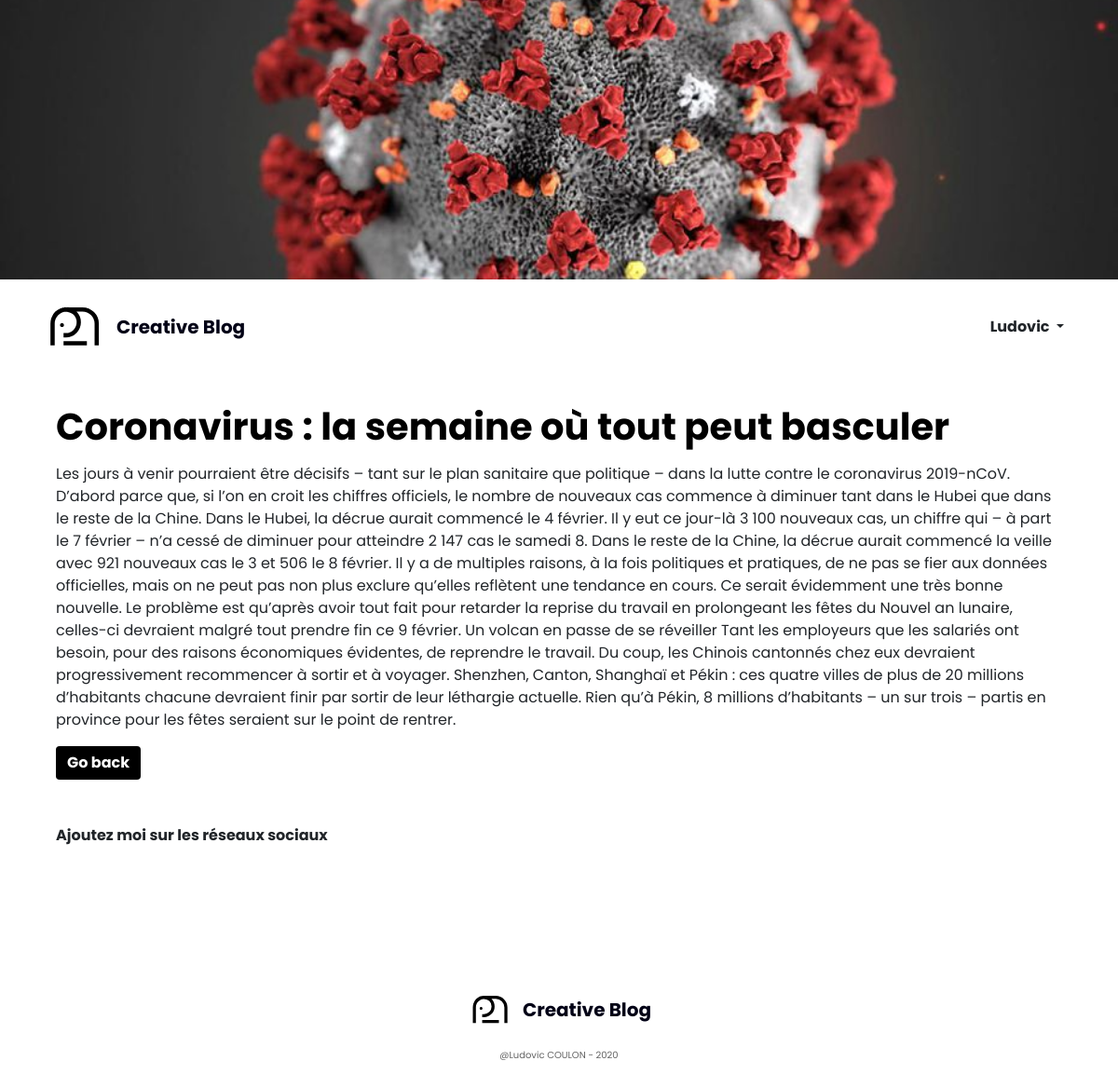
Page /article.php?id=14 (signed in) on the committed database.
### tables this page shows
CREATE TABLE `posts` (
  `id` int(11) NOT NULL,
  `user_id` int(11) NOT NULL,
  `categorie_id` int(11) DEFAULT NULL,
  `body` text NOT NULL,
  `image` varchar(255) NOT NULL,
  `title` varchar(255) NOT NULL,
  `published` tinyint(4) NOT NULL,
  `created_at` timestamp NOT NULL DEFAULT current_timestamp()
);

### app/db/database.php (called while the page is built, shortened)
<?php
require("connect.php");
function execQuery($sql, $data)
{
    global $conn;
    $fetcher = $conn->prepare($sql);
    $values  = array_values($data);
    $types   = str_repeat("s", count($values));
    $fetcher->bind_param($types, ...$values);
    $fetcher->execute();
    return $fetcher;
}
function selectOneInTable($table, $conditions)
{
    $sql = "SELECT * FROM $table";
    $i = 0;
    foreach ($conditions as $key => $value) {
        if ($i === 0 ) {
            $sql = $sql . " WHERE $key=?";
        } else {
            $sql = $sql . " AND $key=?";
        }
        $i++;
    }
    $sql     = $sql . " LIMIT 1";
    $fetcher = execQuery($sql, $conditions);
    $payload = $fetcher->get_result()->fetch_assoc();
    return $payload;
}

### article.php (the view, shortened to what this page needs)
<?php
    $post = selectOneInTable("posts", ["id" => $_GET["id"]]);
?>
<!DOCTYPE html>
<html lang="en">
<head>
    <link rel="stylesheet" href="https://stackpath.bootstrapcdn.com/bootstrap/4.4.1/css/bootstrap.min.css"
 />
    <link rel="stylesheet" href="https://unicons.iconscout.com/release/v2.0.1/css/unicons.css" />
    <link rel="stylesheet" href="https://cdnjs.cloudflare.com/ajax/libs/animate.css/3.7.2/animate.min.css">
    <link rel="stylesheet" href="./assets/styles.css">
</head>
<body>
    <div style="height: 300px; width: 100vw">
        <img src="<?php echo BASE_URL . "/assets/images/" . $post["image"]; ?>"
            style="width: 100%; object-fit: cover; height: 100%" />
    </div>
    <div class="container">
        <?php include(ROOT_PATH . "/app/components/Navbar.php")  ?>
        <div class="container mt-5">
            <h1 style="font-weight: bold; margin-bottom: 15px; color: black"><?php echo $post['title']; ?></h1>
            <p><?php echo $post["body"]; ?></p>
            <a href="<?php echo BASE_URL ?>" class="btn btn-primary"
                style="background-color: black; font-weight: bold; border: none"><i class='uil uil-document-layout-right'></i> Go back</a>
            <div class="mt-5">
                <strong>Ajoutez moi sur les réseaux sociaux</strong>
            </div>
        </div>
        <div style="height: 30vh; margin-top: 150px;">
            <div class="d-flex justify-content-center">
                <div class="d-flex align-items-center">
                    <img src="./assets/images/elph.svg" alt="logoWebsite" style="height: 50px">
                    <h5 style="font-weight: bold; margin-left: 10px; color: #010116" class="mt-2">Creative Blog</h5>
                </div>
            </div>
            <p class=" text-center m-3" style="color: #636363; font-size: 10px">@Ludovic COULON - 2020</p>
        </div>
</body>
</html>

### assets/styles.css (style rules this page uses)
* { font-family: "Poppins", sans-serif, -apple-system, BlinkMacSystemFont, 'Segoe UI', Roboto, Oxygen, Ubuntu, Cantarell, 'Open Sans', 'Helvetica Neue', sans-serif !important; }
body { background-color: white !important; }

### rows in the picture
posts: image (picture), title "Coronavirus : la semaine où tout peut basculer", body "Les jours à venir pourraient être décisifs – tant sur le plan sanitaire que politique – dans la lutte contre le coronavirus 2019-nCoV. D’abord parce que, si l’on en croit les chiffres officiels, le nombre de nouveaux cas commence à diminuer tant dans le Hubei que dans le reste de la Chine. Dans le Hubei, la décrue aurait commencé le 4 février. Il y eut ce jour-là 3 100 nouveaux cas, un chiffre qui – à part le 7 février – n’a cessé de diminuer pour atteindre 2 147 cas le samedi 8. Dans le reste de la Chine, la décrue aurait commencé la veille avec 921 nouveaux cas le 3 et 506 le 8 février. Il y a de multiples raisons, à la fois politiques et pratiques, de ne pas se fier aux données…"

### other values in the picture
$_SESSION["user_name"] "Ludovic"
